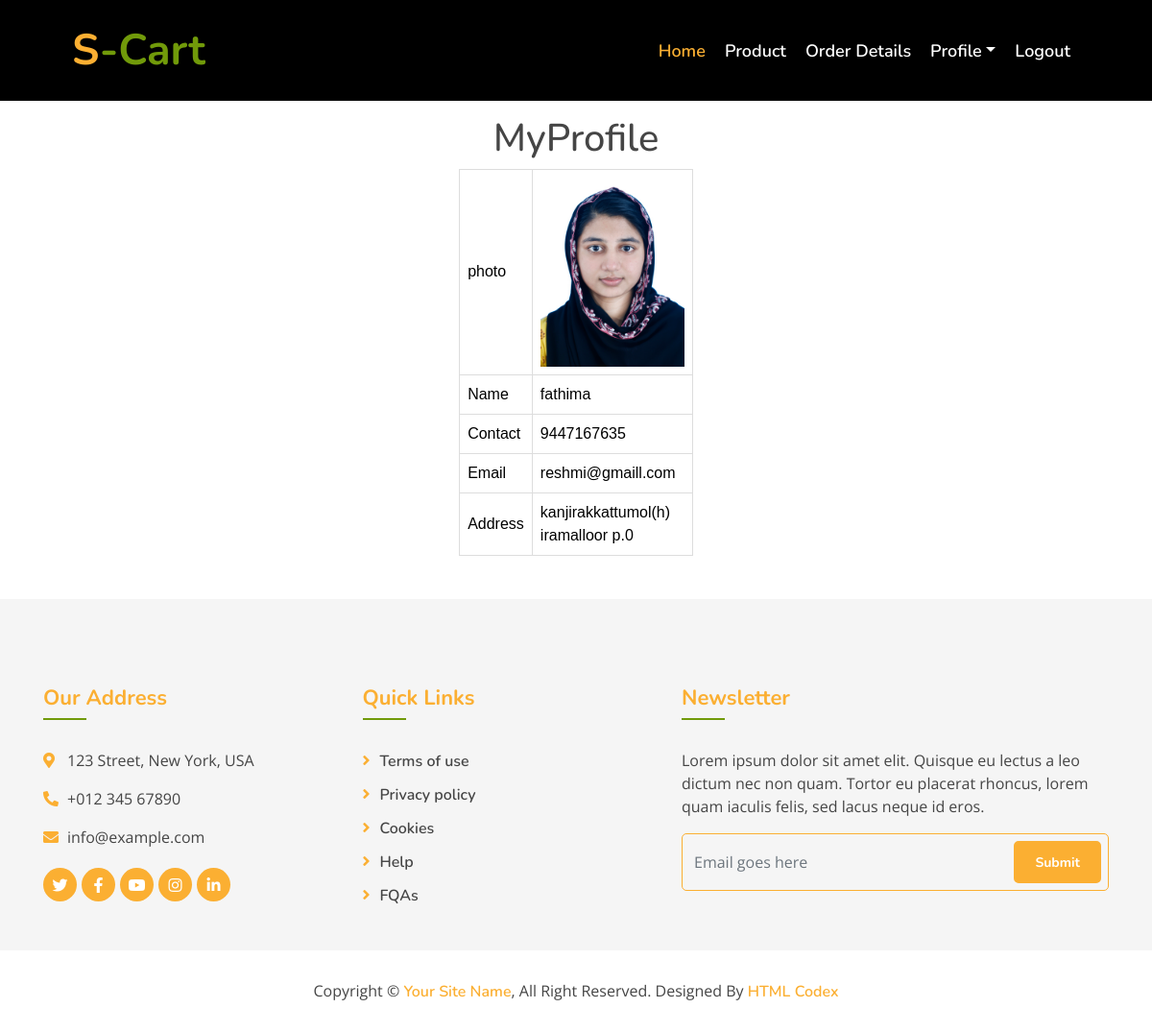
Page /Project/Employee/Myprofile.php (signed in) on the committed database.
### tables this page shows
CREATE TABLE `tbl_employee` (
  `employee_id` int(11) NOT NULL,
  `employee_name` varchar(100) NOT NULL,
  `employee_contact` varchar(100) NOT NULL,
  `employee_address` varchar(100) NOT NULL,
  `employee_email` varchar(100) NOT NULL,
  `place_id` int(11) NOT NULL,
  `employee_photo` varchar(100) NOT NULL,
  `employee_password` varchar(100) NOT NULL
);

### Project/Employee/Myprofile.php (the view, shortened to what this page needs)
<?php
include("Head.php");
include("../Assets/Connection/Connection.php");
$selQry="select * from tbl_employee where employee_id='".$_SESSION["kid"]."'";
$result=$Conn->query($selQry);
if($row=$result->fetch_assoc())
{
?>
<!DOCTYPE html PUBLIC "-//W3C//DTD XHTML 1.0 Transitional//EN" "http://www.w3.org/TR/xhtml1/DTD/xhtml1-transitional.dtd">
<html xmlns="http://www.w3.org/1999/xhtml">
<head>
</head>
<body>
  <br><br><br><br><br>
  <div id="tab" align="center">
<form id="form1" name="form1" method="post" action="">
<h1 align="center">MyProfile</h1>
  <table align="center" width="200" border="1">
  <tr>
      <td>photo</td>
      <td><img src="../Assets/Files/Photo/<?php echo $row["employee_photo"];?>" width="150">
    </tr>
    <tr>
      <td>Name</td>
      <td><?php echo $row["employee_name"];?>
    </tr>
    <tr>
      <td>Contact</td>
      <td><?php echo $row["employee_contact"];?>
    </tr>
    <tr>
      <td>Email</td>
      <td><?php echo $row["employee_email"];?>
    </tr>
    <tr>
      <td>Address</td>
      <td><?php echo $row["employee_address"];?>
    </tr>
  </table>
</form>
  </div>
</body>
</html>
<?php
}
include("Foot.php");
?>

### Project/Assets/Template/Main/css/style.css (style rules this page uses)
body { color: #757575; background: #ffffff; font-family: 'open sans', sans-serif; }
h1, h2, h3, h4, h5, h6 { color: #454545; font-family: 'Nunito', sans-serif; }

### Project/Assets/Template/form.css (style rules this page uses)
#tab { font-family: "Trebuchet MS", Arial, Helvetica, sans-serif; border-collapse: collapse; width: 100%; }
#tab td, #tab th { border: 1px solid #ddd; padding: 8px; color: black; }

### rows in the picture
tbl_employee: employee_photo (picture), employee_name "fathima", employee_contact "9447167635", employee_email "reshmi@gmaill.com", employee_address "kanjirakkattumol(h) iramalloor p.0"
